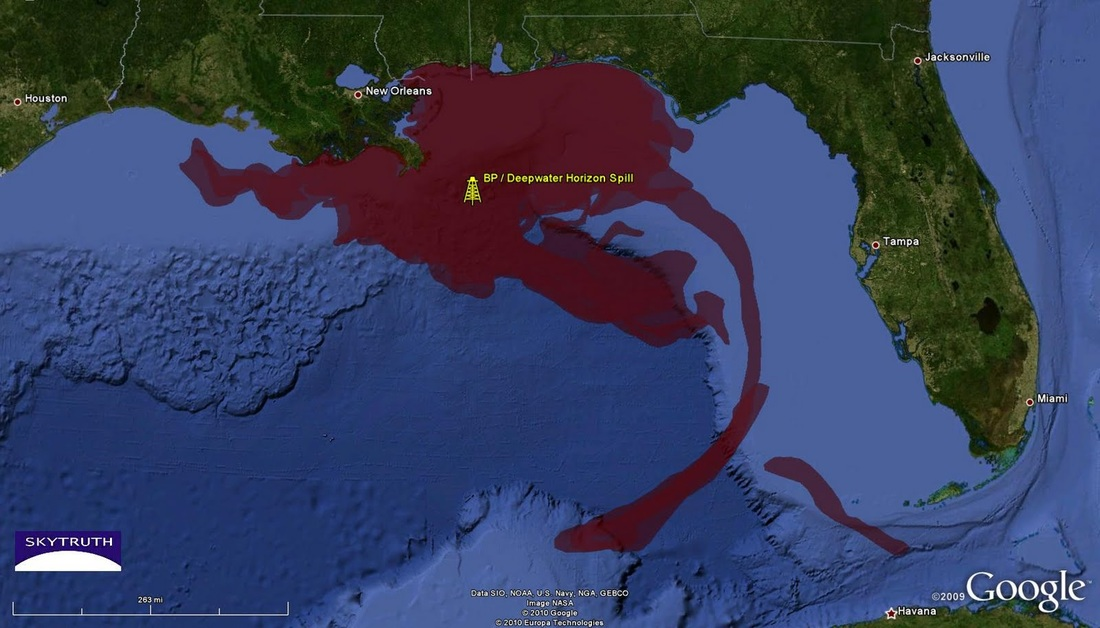
%> input picture image proj/oilspill.jpg, 1100 x 628 px
$ octave mask1.m   (GNU Octave 9; MATLAB toolbox functions it lacks are replaced by stand-ins)
%> lines starting %> are read from the running program, lines starting %| are printed output that depends on the picture; in (x1, y1, x2, y2) boxes, pixels count from 0 and x2, y2 are one past the last pixel; in counts of white or black regions, pixels touching at a corner belong together; the program's own positions count from 1

% Read standard MATLAB demo image.
rgbImage = imread('C:\Users\Lenovo\Desktop\image proj\oilspill.jpg');
%> rgbImage is the input picture: size 628x1100x3 uint8; mean R, G, B 54.1, 63.6, 94
% Display the original image.

imshow(rgbImage);
title('Original RGB Image');
% Maximize figure.
set(gcf, 'Position', get(0, 'ScreenSize'));
% Split the original image into color bands.
redBand = rgbImage(:,:, 1);
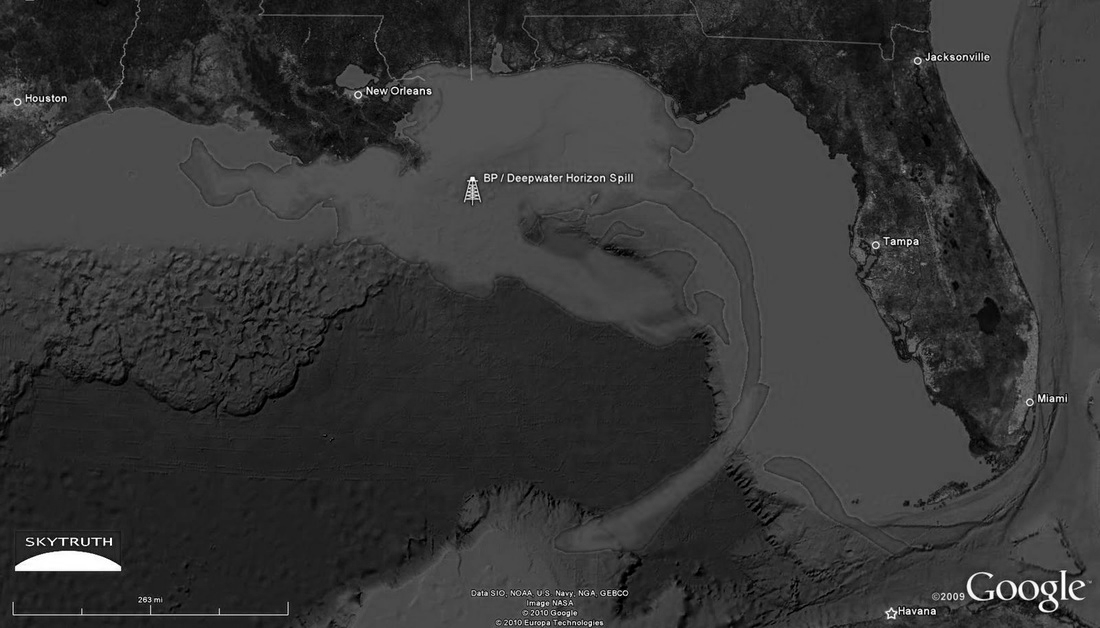
%> redBand: size 628x1100 uint8; min 0, max 255, mean 54.1
greenBand = rgbImage(:,:, 2);
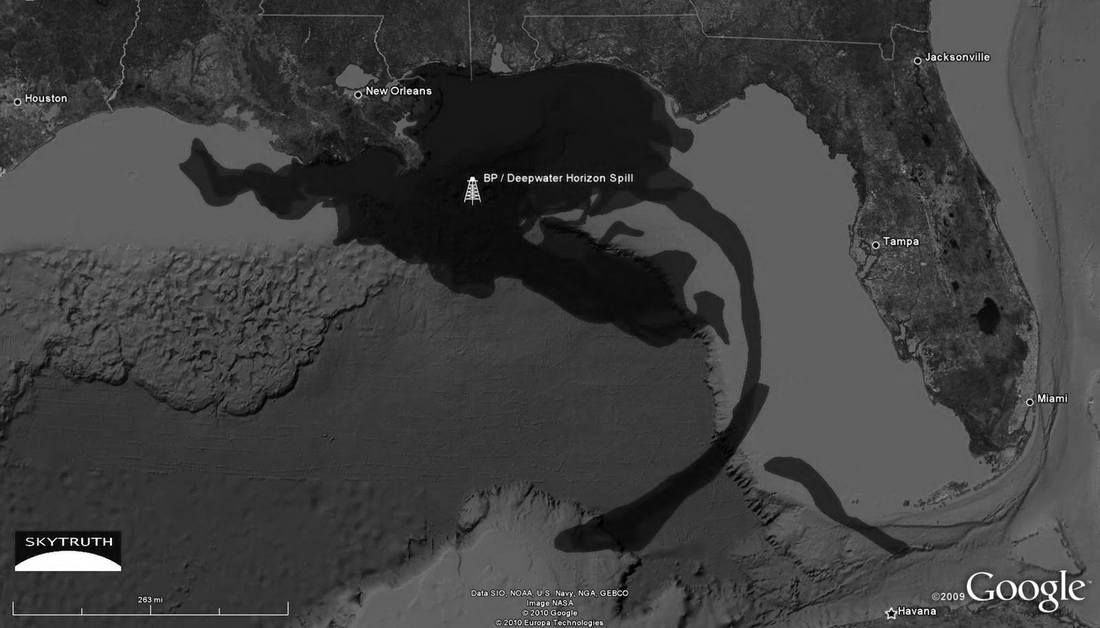
%> greenBand: size 628x1100 uint8; min 0, max 255, mean 63.6
blueBand = rgbImage(:,:, 3);
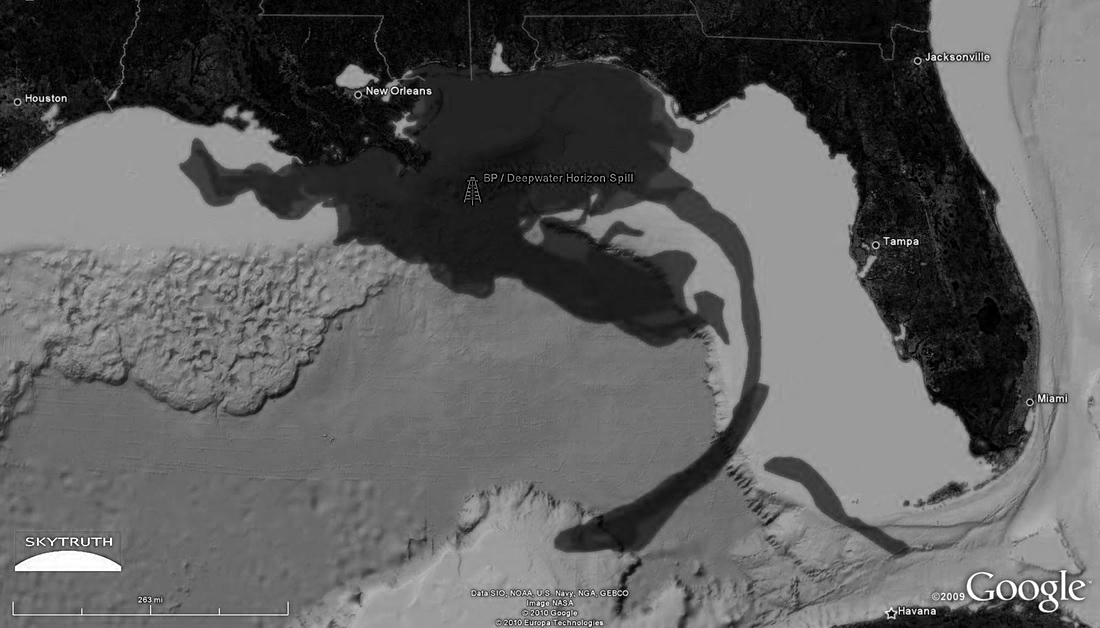
%> blueBand: size 628x1100 uint8; min 0, max 255, mean 94
% Display them.

% Threshold each color band.
redthreshold = 65;redthreshold1=100;
greenThreshold = 9;greenThreshold1=40;
blueThreshold = 23;blueThreshold1=65;
redMask = (redBand < redthreshold1)&(redBand > redthreshold);
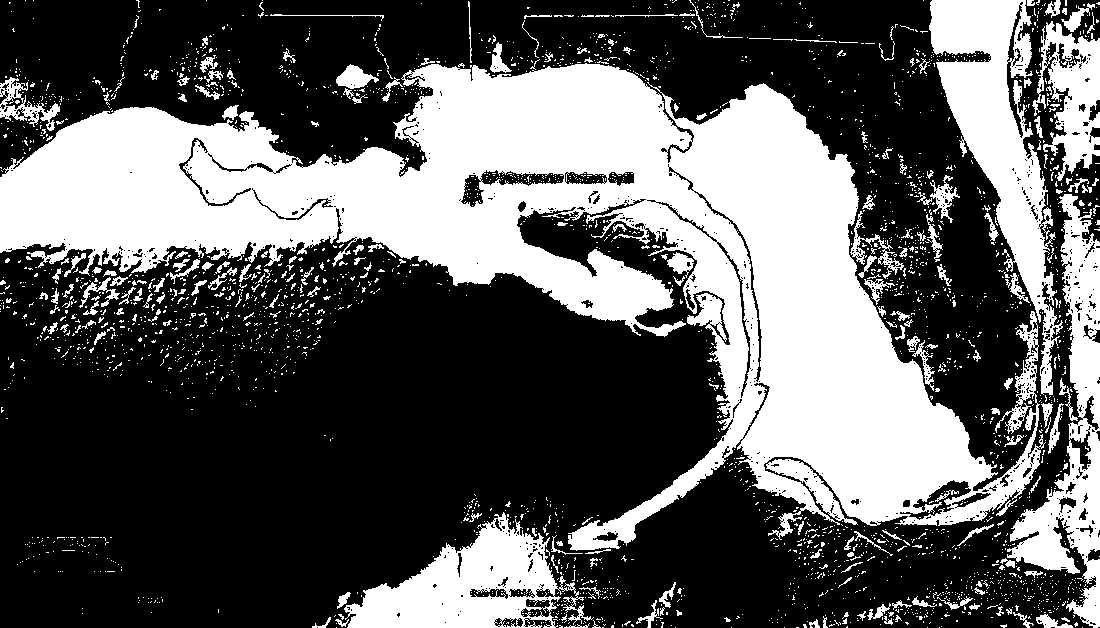
%> redMask: size 628x1100 logical; 36.5% white; 2917 white regions (2686 under 20 px), largest, box (x1, y1, x2, y2) and area: (0, 63, 1046, 551) 175896, (929, 0, 1063, 395) 18597, (1007, 194, 1100, 628) 13400
greenMask = (greenBand > greenThreshold)&(greenBand < greenThreshold1);
%> greenMask: size 628x1100 logical; 18.4% white; 3128 white regions (2929 under 20 px), largest, box (x1, y1, x2, y2) and area: (181, 47, 767, 556) 85325, (24, 0, 139, 87) 3414, (765, 458, 917, 559) 2395
blueMask = (blueBand > blueThreshold)&(blueBand < blueThreshold1);
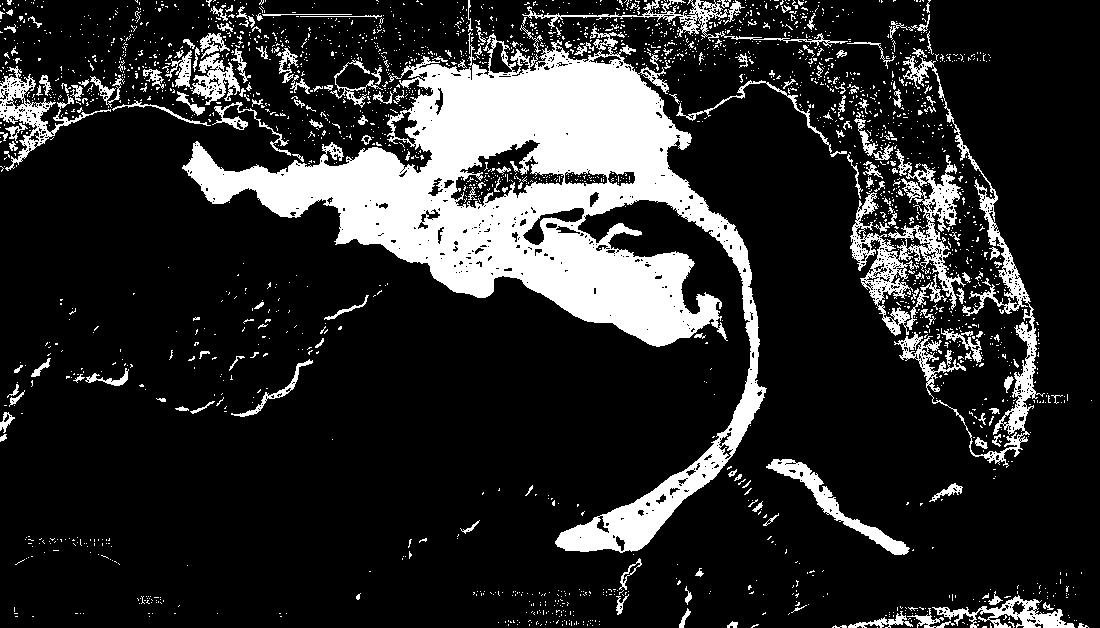
%> blueMask: size 628x1100 logical; 17.3% white; 2416 white regions (2224 under 20 px), largest, box (x1, y1, x2, y2) and area: (182, 26, 767, 553) 78026, (850, 149, 966, 336) 6146, (894, 56, 1045, 468) 5678

% Combine the masks to find where all 3 are "true."
redObjectsMask = uint8(redMask & greenMask & blueMask);
%> redObjectsMask: size 628x1100 uint8; values 0 (black) and 1 (white), 9.5% white; 96 white regions (80 under 20 px), largest, box (x1, y1, x2, y2) and area: (183, 63, 765, 546) 61927, (767, 459, 858, 525) 1131, (568, 520, 621, 551) 852

imshow(redObjectsMask, []);
title('Red Objects Mask');
maskedrgbImage = uint8(zeros(size(redObjectsMask))); % Initialize
maskedrgbImage(:,:,1) = rgbImage(:,:,1) .* redObjectsMask;
maskedrgbImage(:,:,2) = rgbImage(:,:,2) .* redObjectsMask;
maskedrgbImage(:,:,3) = rgbImage(:,:,3) .* redObjectsMask;
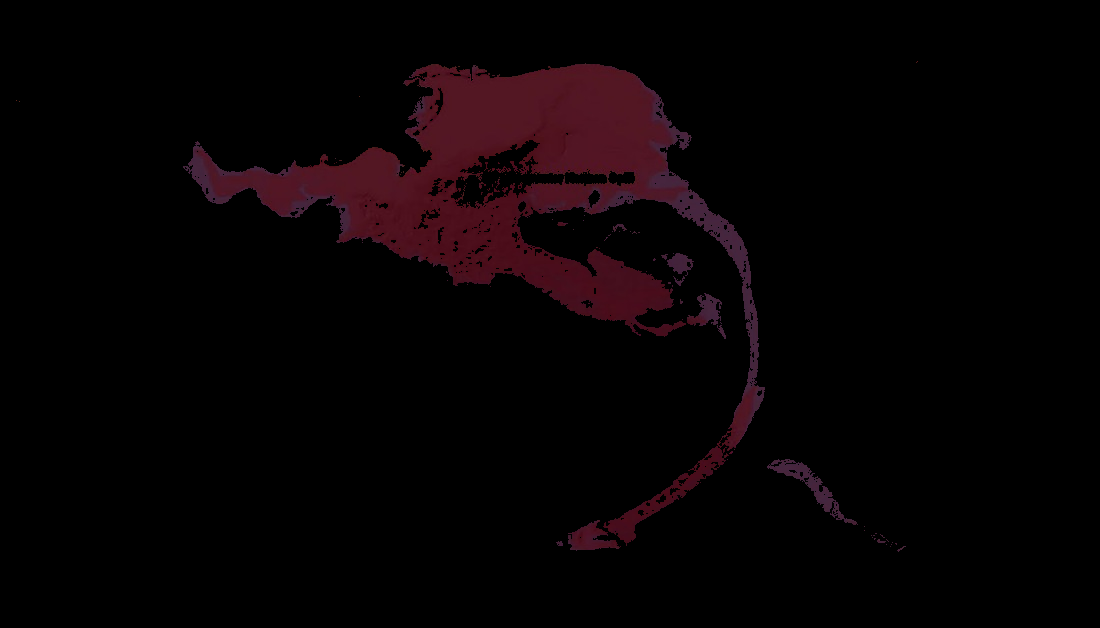
%> maskedrgbImage: size 628x1100x3 uint8; mean R, G, B 7.3, 2, 3.5


area=bwarea(redObjectsMask)
%> area = 65962.8

$ run again, with image proj/1421858515850.jpg copied over image proj/oilspill.jpg
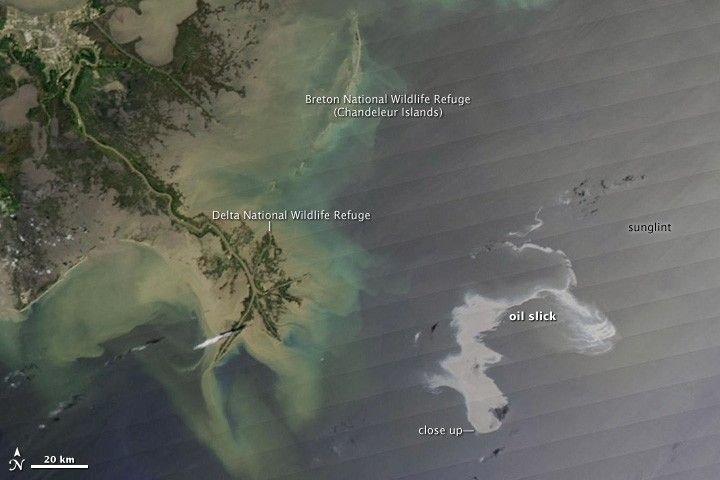
%> input picture image proj/1421858515850.jpg, 720 x 480 px
%> rgbImage is the input picture: size 480x720x3 uint8; mean R, G, B 97.3, 100.3, 93.2
%> `redMask = (redBand < redthreshold1)&(redBand > redthreshold);`:
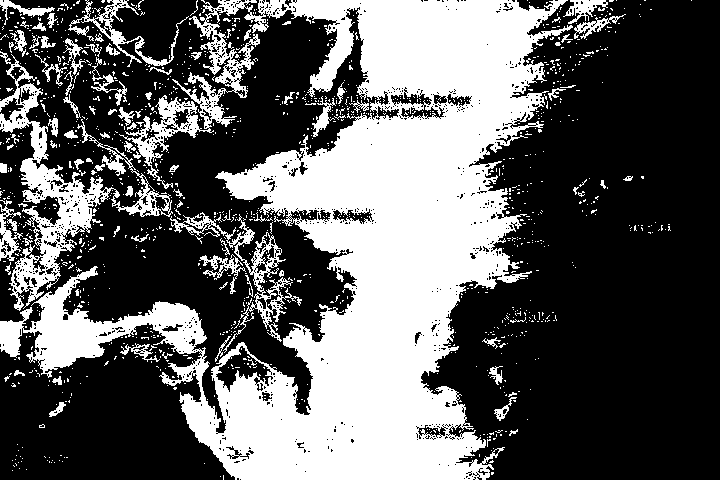
%> redMask: size 480x720 logical; 37.1% white; 1249 white regions (1163 under 20 px), largest, box (x1, y1, x2, y2) and area: (0, 0, 573, 480) 106243, (0, 51, 173, 311) 7968, (170, 212, 302, 353) 2326
%> greenMask: size 480x720 logical; 0.49% white in thin lines or dots
%> `blueMask = (blueBand > blueThreshold)&(blueBand < blueThreshold1);`:
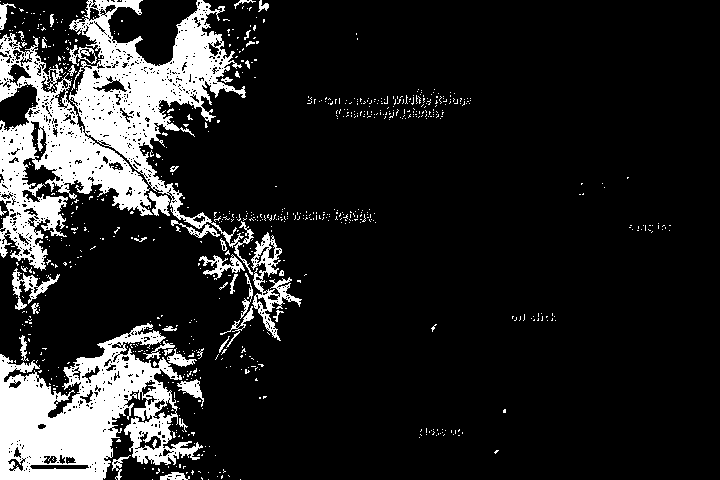
%> blueMask: size 480x720 logical; 14.5% white; 786 white regions (745 under 20 px), largest, box (x1, y1, x2, y2) and area: (0, 0, 254, 275) 26159, (0, 323, 203, 480) 16197, (251, 232, 302, 341) 1470
%> redObjectsMask: size 480x720 uint8; every value is 0
%> maskedrgbImage: size 480x720x3 uint8; every value is 0
%> area = 0

$ run again, with image proj/2010115.aqua.jpg copied over image proj/oilspill.jpg
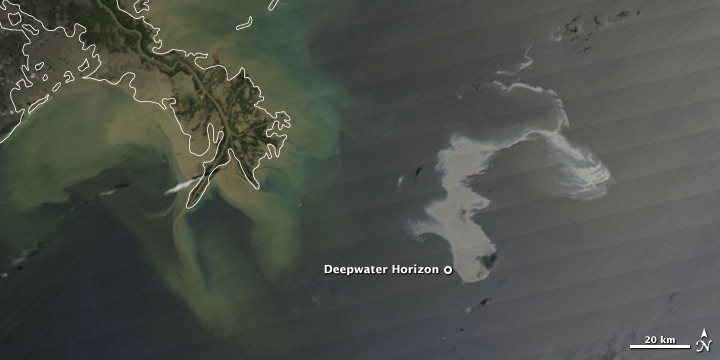
%> input picture image proj/2010115.aqua.jpg, 720 x 360 px
%> rgbImage is the input picture: size 360x720x3 uint8; mean R, G, B 76.9, 81, 74.2
%> `redMask = (redBand < redthreshold1)&(redBand > redthreshold);`:
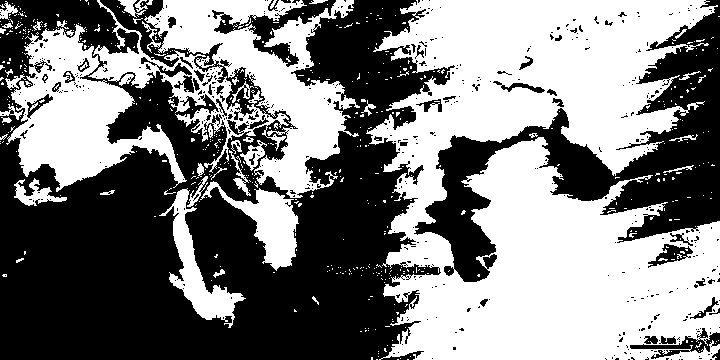
%> redMask: size 360x720 logical; 50.1% white; 484 black regions (436 under 20 px), largest, box (x1, y1, x2, y2) and area: (0, 0, 455, 360) 97989, (414, 0, 720, 282) 24280, (212, 0, 336, 67) 2034
%> greenMask: size 360x720 logical; 0.96% white; 193 white regions (186 under 20 px), largest, box (x1, y1, x2, y2) and area: (0, 312, 60, 360) 1673, (632, 347, 691, 349) 59, (0, 323, 10, 335) 30
%> `blueMask = (blueBand > blueThreshold)&(blueBand < blueThreshold1);`:
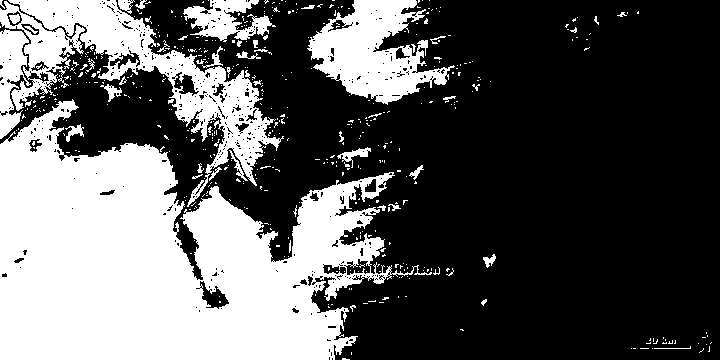
%> blueMask: size 360x720 logical; 36% white; 503 white regions (454 under 20 px), largest, box (x1, y1, x2, y2) and area: (0, 99, 432, 360) 63366, (8, 0, 284, 207) 11372, (307, 0, 455, 105) 7971
%> redObjectsMask: size 360x720 uint8; every value is 0
%> maskedrgbImage: size 360x720x3 uint8; every value is 0
%> area = 0

$ run again, with image proj/9bf3ca74dafb7af187f069c768fcc67b00362d61.jpg copied over image proj/oilspill.jpg
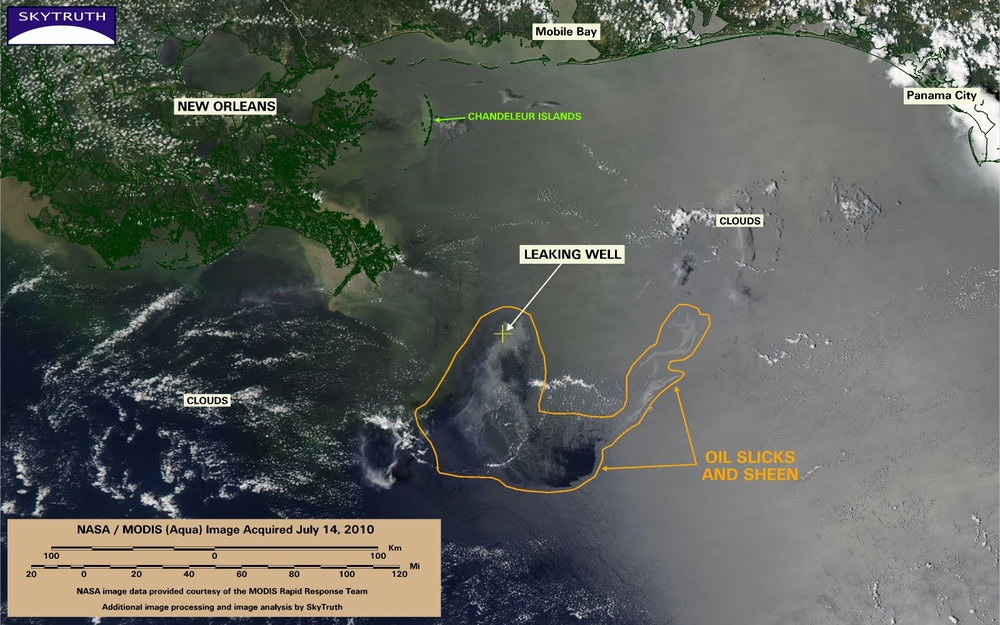
%> input picture image proj/9bf3ca74dafb7af187f069c768fcc67b00362d61.jpg, 1000 x 625 px, shrunk from 1600 x 1000 before the run
%> rgbImage is the input picture: size 625x1000x3 uint8; mean R, G, B 92.4, 96.4, 90.1
%> `redMask = (redBand < redthreshold1)&(redBand > redthreshold);`:
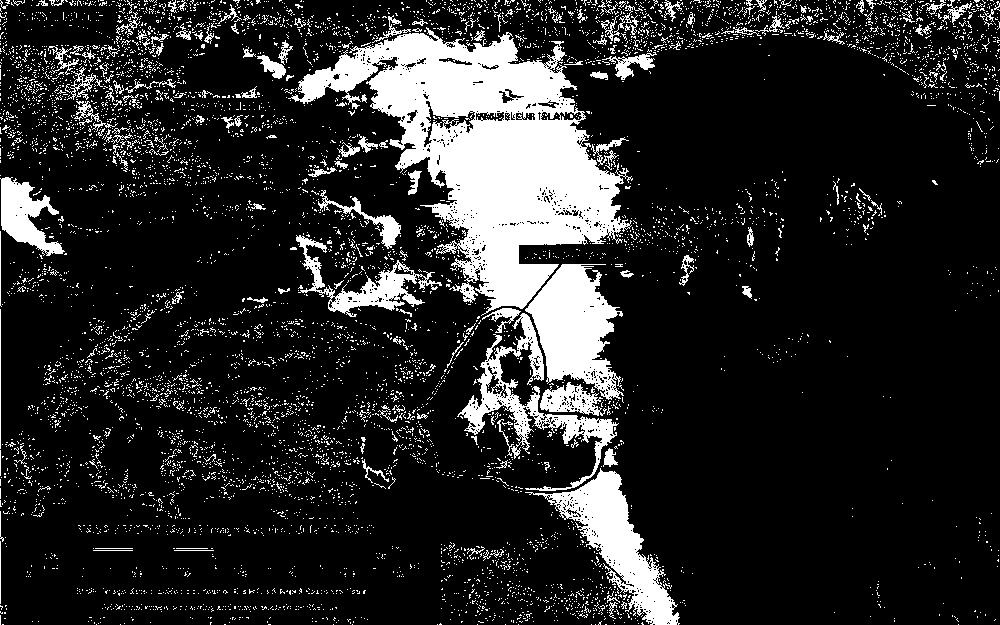
%> redMask: size 625x1000 logical; 15.4% white; 7033 white regions (6851 under 20 px), largest, box (x1, y1, x2, y2) and area: (288, 27, 633, 316) 40241, (525, 264, 624, 400) 7537, (525, 468, 680, 625) 7047
%> greenMask: size 625x1000 logical; 11.9% white; 4180 white regions (4129 under 20 px), largest, box (x1, y1, x2, y2) and area: (1, 296, 612, 625) 54850, (8, 6, 116, 41) 1640, (97, 617, 336, 625) 1597
%> `blueMask = (blueBand > blueThreshold)&(blueBand < blueThreshold1);`:
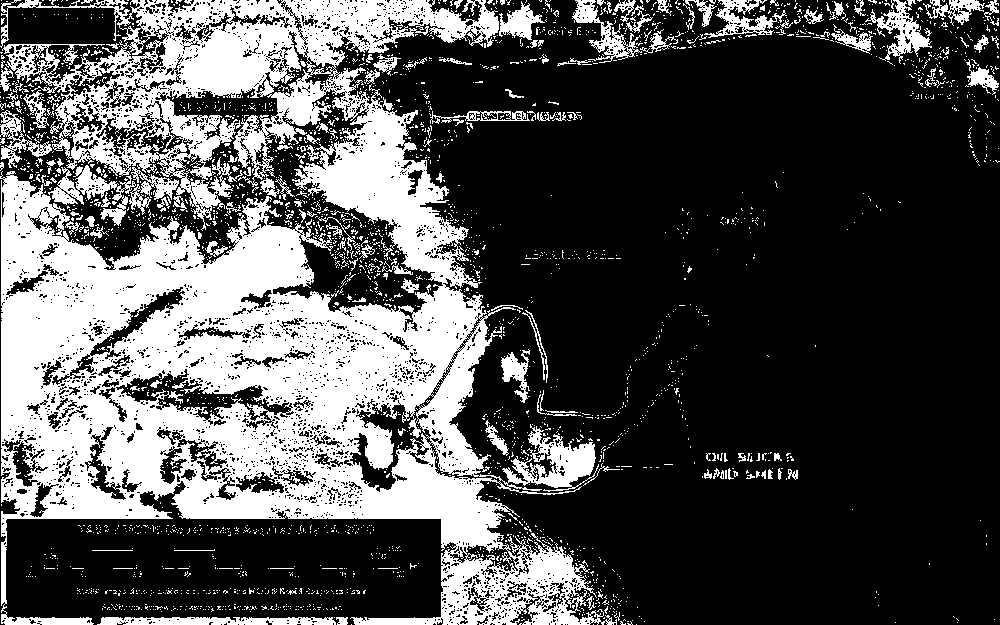
%> blueMask: size 625x1000 logical; 31.2% white; 2810 white regions (2650 under 20 px), largest, box (x1, y1, x2, y2) and area: (0, 0, 617, 625) 166793, (48, 165, 136, 226) 1691, (97, 617, 336, 625) 1602
%> redObjectsMask: size 625x1000 uint8; every value is 0
%> maskedrgbImage: size 625x1000x3 uint8; every value is 0
%> area = 0
